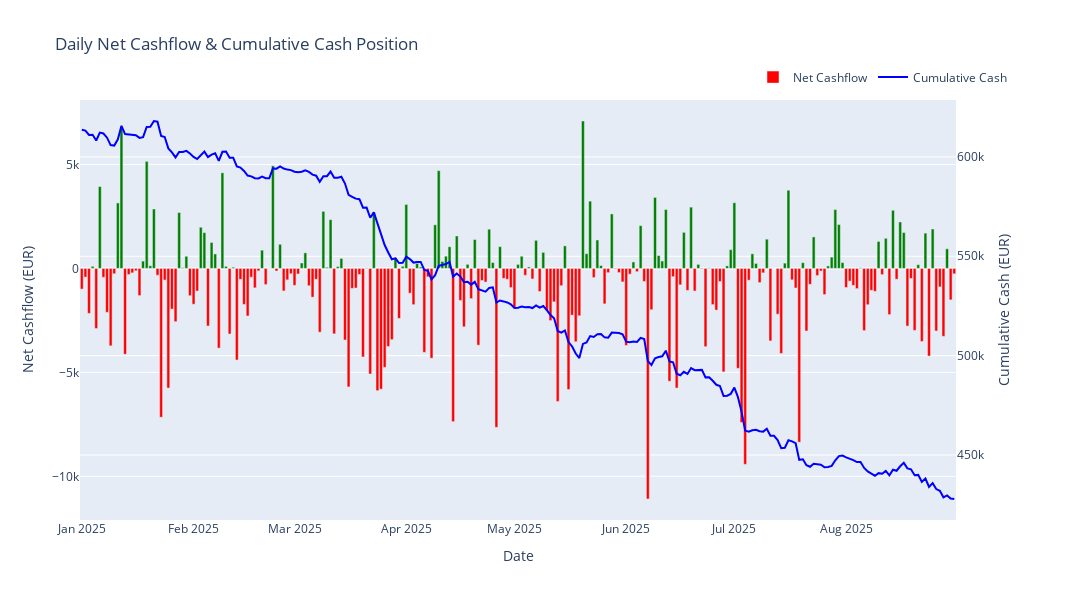

The code cell stored with this chart in its notebook:
### Markdown cell above
## 4) Chart 3: Net Cashflow (Bar) + Cumulative Cash (Line)

This chart shows the daily net cashflow as bars and cumulative cash position as a line.

### Code cell
# CHART 3: Net Cashflow (Bar) + Cumulative Cash (Line)

# Get starting balance from balances.csv (first date)
starting_balance = balances.sort_values('balance_date')['amount'].iloc[0]
print(f"Starting balance from balances.csv: €{starting_balance:,.2f}")

# Calculate net cashflow per day - use loaded transactions
cashflow_data = transactions.copy()
cashflow_data['date'] = pd.to_datetime(cashflow_data[trx_date_col])
cashflow_data['amount_signed'] = cashflow_data.apply(
    lambda row: row['amount'] if row['credit_or_debit'] == 'CRDT' else -row['amount'], 
    axis=1
)

# Daily net cashflow
daily_cashflow = cashflow_data.groupby('date')['amount_signed'].sum().reset_index()
daily_cashflow.columns = ['date', 'net_cashflow']

# Calculate cumulative cash starting from the initial balance
daily_cashflow = daily_cashflow.sort_values('date')
daily_cashflow['cumulative_cash'] = starting_balance + daily_cashflow['net_cashflow'].cumsum()

# Create figure with secondary y-axis
fig3 = make_subplots(specs=[[{"secondary_y": True}]])

# Add net cashflow bars
fig3.add_trace(
    go.Bar(
        x=daily_cashflow['date'],
        y=daily_cashflow['net_cashflow'],
        name='Net Cashflow',
        marker_color=['green' if x >= 0 else 'red' for x in daily_cashflow['net_cashflow']],
        hovertemplate='%{x|%Y-%m-%d}<br>Net Cashflow: €%{y:,.2f}<extra></extra>'
    ),
    secondary_y=False
)

# Add cumulative cash line
fig3.add_trace(
    go.Scatter(
        x=daily_cashflow['date'],
        y=daily_cashflow['cumulative_cash'],
        name='Cumulative Cash',
        mode='lines',
        line=dict(color='blue', width=2),
        hovertemplate='%{x|%Y-%m-%d}<br>Cumulative: €%{y:,.2f}<extra></extra>'
    ),
    secondary_y=True
)

# Update layout
fig3.update_xaxes(title_text='Date')
fig3.update_yaxes(title_text='Net Cashflow (EUR)', secondary_y=False)
fig3.update_yaxes(title_text='Cumulative Cash (EUR)', secondary_y=True)

fig3.update_layout(
    title='Daily Net Cashflow & Cumulative Cash Position',
    hovermode='x unified',
    height=600,
    width=1200,
    legend=dict(orientation='h', yanchor='bottom', y=1.02, xanchor='right', x=1)
)

fig3.show()

### Figure 1 — Plotly figure (JSON) as saved in the notebook; plotly's stock layout.template omitted (floating-point values rounded to 4 significant figures; data arrays with more than 128 entries replaced by an {"elided": "..."} marker saying what was removed)
{"data": [{"hovertemplate": "%{x|%Y-%m-%d}<br>Net Cashflow: €%{y:,.2f}<extra></extra>", "marker": {"color": {"elided": "243 str values"}}, "name": "Net Cashflow", "type": "bar", "x": {"elided": "243 str values"}, "xaxis": "x", "y": {"elided": "243 float values"}, "yaxis": "y"}, {"hovertemplate": "%{x|%Y-%m-%d}<br>Cumulative: €%{y:,.2f}<extra></extra>", "line": {"color": "blue", "width": 2}, "mode": "lines", "name": "Cumulative Cash", "type": "scatter", "x": {"elided": "243 str values"}, "xaxis": "x", "y": {"elided": "243 float values"}, "yaxis": "y2"}], "layout": {"height": 600, "hovermode": "x unified", "legend": {"orientation": "h", "x": 1, "xanchor": "right", "y": 1.02, "yanchor": "bottom"}, "title": {"text": "Daily Net Cashflow & Cumulative Cash Position"}, "width": 1200, "xaxis": {"anchor": "y", "domain": [0, 0.94], "title": {"text": "Date"}}, "yaxis": {"anchor": "x", "domain": [0, 1], "title": {"text": "Net Cashflow (EUR)"}}, "yaxis2": {"anchor": "x", "overlaying": "y", "side": "right", "title": {"text": "Cumulative Cash (EUR)"}}}}
